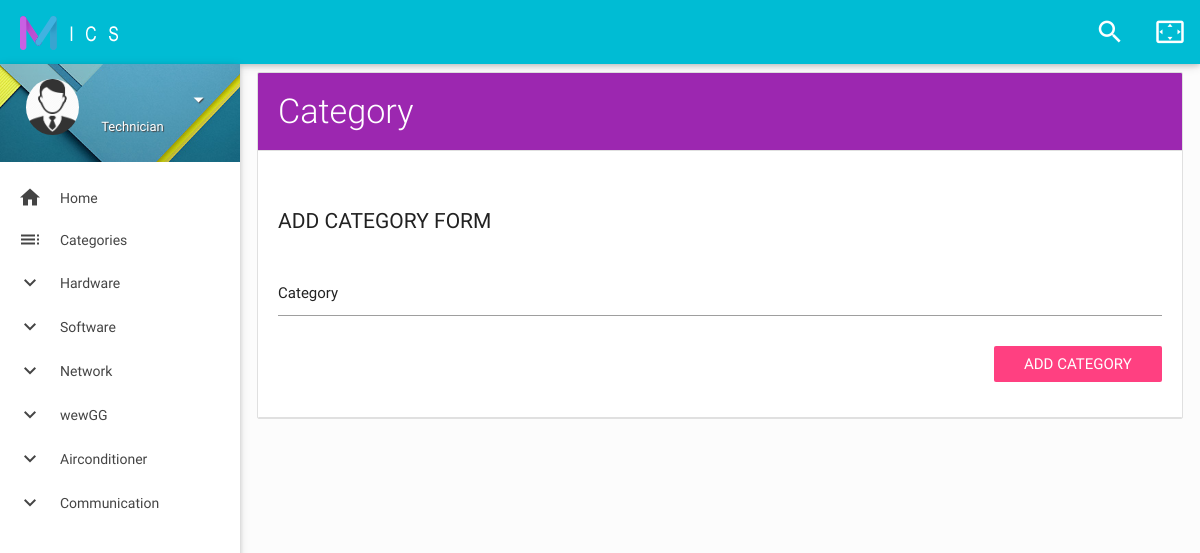
Page /add-category.php on the committed database.
### tables this page shows
CREATE TABLE `categorytable` (
  `CategoryId` int(6) NOT NULL AUTO_INCREMENT,
  `NameOfCategory` varchar(60) DEFAULT NULL,
  `acivate` int(1) DEFAULT NULL,
  `dateofdisactivate` datetime DEFAULT NULL,
  PRIMARY KEY (`CategoryId`)
);

### add-category.php (the view, shortened to what this page needs)
<?php
$connection = mysqli_connect("localhost","root","vertrigo");
mysqli_select_db($connection, "micsdb");
$getUserQry = mysqli_query($connection, "select * from addaccounttable where AddAccountId = '" . $_SESSION["AddAccountId"] . "'");
$getUserRes = mysqli_fetch_assoc($getUserQry);
 ?>
<!DOCTYPE html>
<html lang="en">
<head>
    <link href="css/materialize.css" type="text/css" rel="stylesheet" media="screen,projection">
    <link href="css/style.css" type="text/css" rel="stylesheet" media="screen,projection">
    <link href="js/plugins/perfect-scrollbar/perfect-scrollbar.css" type="text/css" rel="stylesheet" media="screen,projection">
    <link href="js/plugins/jvectormap/jquery-jvectormap.css" type="text/css" rel="stylesheet" media="screen,projection">
    <link href="js/plugins/chartist-js/chartist.min.css" type="text/css" rel="stylesheet" media="screen,projection">
</head>
<body>
    <header id="header" class="page-topbar">
        <div class="navbar-fixed">
            <nav class="cyan">
                <div class="nav-wrapper">
                    <h1 class="logo-wrapper"><a href="main.php" class="brand-logo darken-1"><img src="images/materialize-logo.png" alt="materialize logo"></a> <span class="logo-text">MICS</span></h1>
                    <ul class="right hide-on-med-and-down">
                        <li>
                            <a href="javascript:void(0);" class="waves-effect waves-block waves-light show-search"><i class="mdi-action-search"></i></a>
                        </li>
                        <li><a href="javascript:void(0);" class="waves-effect waves-block waves-light toggle-fullscreen"><i class="mdi-action-settings-overscan"></i></a>
                        </li>
                    </ul>
                </div>
            </nav>
        </div>
    </header>
    <div id="main">
        <div class="wrapper">
            <aside id="left-sidebar-nav">
                <ul id="slide-out" class="side-nav fixed leftside-navigation">
                    <li class="user-details cyan darken-2">
                        <div class="row">
                            <div class="col col s4 m4 l4">
                                <img src="images/avatar.jpg" alt="" class="circle responsive-img valign profile-image">
                            </div>
                            <div class="col col s8 m8 l8">
                                <a class="btn-flat dropdown-button waves-effect waves-light white-text profile-btn" href="#" data-activates="profile-dropdown"><?php echo $getUserRes['FirstName']." ".$getUserRes['LastName'] ?><i class="mdi-navigation-arrow-drop-down right"></i></a>
                                <p class="user-roal"><?php if($getUserRes['userlevel'] == 1){echo "Administrator";}else{echo "Technician";} ?></p>
                            </div>
                        </div>
                    </li>
                    <li class="bold"><a href="main.php" class="waves-effect waves-cyan"><i class="mdi-action-home"></i> Home</a>
                    </li>
                    <li class="bold"><a href="add-edit-delete-category.php" class="waves-effect waves-cyan"><i class="mdi-action-toc"></i> Categories</a>
                    </li>
                    <?php
                    $qry = mysqli_query($connection,"select * from categorytable group by CategoryId");
                    while ($result = mysqli_fetch_assoc($qry)) { ?>
                    <li class="no-padding">
                        <ul class="collapsible collapsible-accordion">
                            <li class="bold"><a class="collapsible-header waves-effect waves-cyan"><i class="mdi-navigation-expand-more"></i> <?php echo $result['NameOfCategory'] ?></a>
                            </li>
                        </ul>
                    </li>
                    <?php } ?>
                </ul>
            </aside>
            <section id="content">
                <div class="container">
                    <div id="card-widgets">
                        <div class="row">
                            <div class="col s12 m12 20">
                                <ul id="task-card" class="collection with-header">
                                    <li class="collection-header purple">
                                        <h4 class="task-card-title">Category</h4>
                                    </li>
                                      <li class="collection-header">
                                        <div id="basic-form" class="section">
              <div class="row">
                <div class="col s12 m12 12">
                    <h4 class="header">Add Category Form</h4>
                    <div class="row">
                      <form method="POST" action="insert-category.php" class="col s12">
                        <div class="row">
                          <div class="input-field col s12">
                            <input id="NameOfCategory" name="NameOfCategory" type="text">
                            <label for="NameOfCategory">Category</label>
                          </div>
                        </div>
                          <div class="row">
                            <div class="input-field col s12">
                                <div style="text-align: right;">
                                    <button type="submit" class="btn-flat waves-effect pink accent-2 white-text">Add Category</button>
                                </div>
                            </div>
                          </div>
                      </form>
                    </div>
                  </div>
                </div>
                                      </li>
                                </ul>
                            </div>
                        </div>
                    </div>
                </div>
            </section>
        </div>
    </div>
</body>
</html>

### mics/css/style.css (style rules this page uses)
body { background-color: #fcfcfc; }
#main, footer { padding-left: 240px; }
.container { padding: 0 0.5rem; margin: 0 auto; max-width: 100% !important; width: 98%; }
#content .container .row { margin-bottom: 0; }
@media only screen and (min-width: 601px) { .container { width: 98%; } }
@media only screen and (min-width: 993px) { .container { width: 98%; } }
h4.header { font-size: 1.5rem; line-height: 2.508rem; margin: 1.14rem 0 0.912rem 0; }
h4.header { font-size: 1.4rem; font-weight: 400; text-transform: uppercase; }
h1.logo-wrapper { margin: 0px 0px; }
header .brand-logo { margin: 5px 0px; padding: 0 20px; }
ul.side-nav.fixed { top: 64px; }
.side-nav a { line-height: 42px; height: 42px; }
#left-sidebar-nav { position: fixed; width: 100px; left: 180px; z-index: 999; height: auto; }
#slide-out li a i { line-height: inherit; width: 2rem; font-size: 1.6rem; display: block; float: left; text-align: center; margin-right: 1rem; }
ul.side-nav li { padding: 0; }
ul.side-nav .collapsible-header { margin: 0; }
ul.side-nav.fixed { overflow: hidden; }
ul.side-nav.fixed li { line-height: 44px; }
ul.side-nav.fixed li a { font-size: 14px; font-weight: 400; }
ul.side-nav.fixed ul.collapsible-accordion { background-color: #FFF; }
ul.side-nav.fixed li.user-details { background: url(../images/user-bg.jpg) no-repeat center center; -webkit-background-size: cover; -moz-background-size: cover; -o-background-size: cover; background-size: cover; margin-bottom: 15px; padding: 15px 0px 0px 15px; }
.user-details .row { margin: 0; }
ul.side-nav.fixed .profile-btn { margin: 0; text-transform: capitalize; padding: 0; text-shadow: 1px 1px 1px #444; font-size: 15px; }
.user-roal { color: #fff; margin-top: -16px; font-size: 13px; text-shadow: 1px 1px 1px #444; }
.bold > a { font-weight: bold; }
#task-card label { display: block; color: rgba(0, 0, 0, 0.87); height: auto; }
#task-card .task-card-title { margin: 0; color: #fff; font-weight: 300; }
#task-card .collection-header { padding: 20px; }
.collapsible-header { font-weight: 500; }

### rows in the picture
categorytable: NameOfCategory "Hardware"
categorytable: NameOfCategory "Software"
categorytable: NameOfCategory "Network"
categorytable: NameOfCategory "wewGG"
categorytable: NameOfCategory "Airconditioner"
categorytable: NameOfCategory "Communication"
